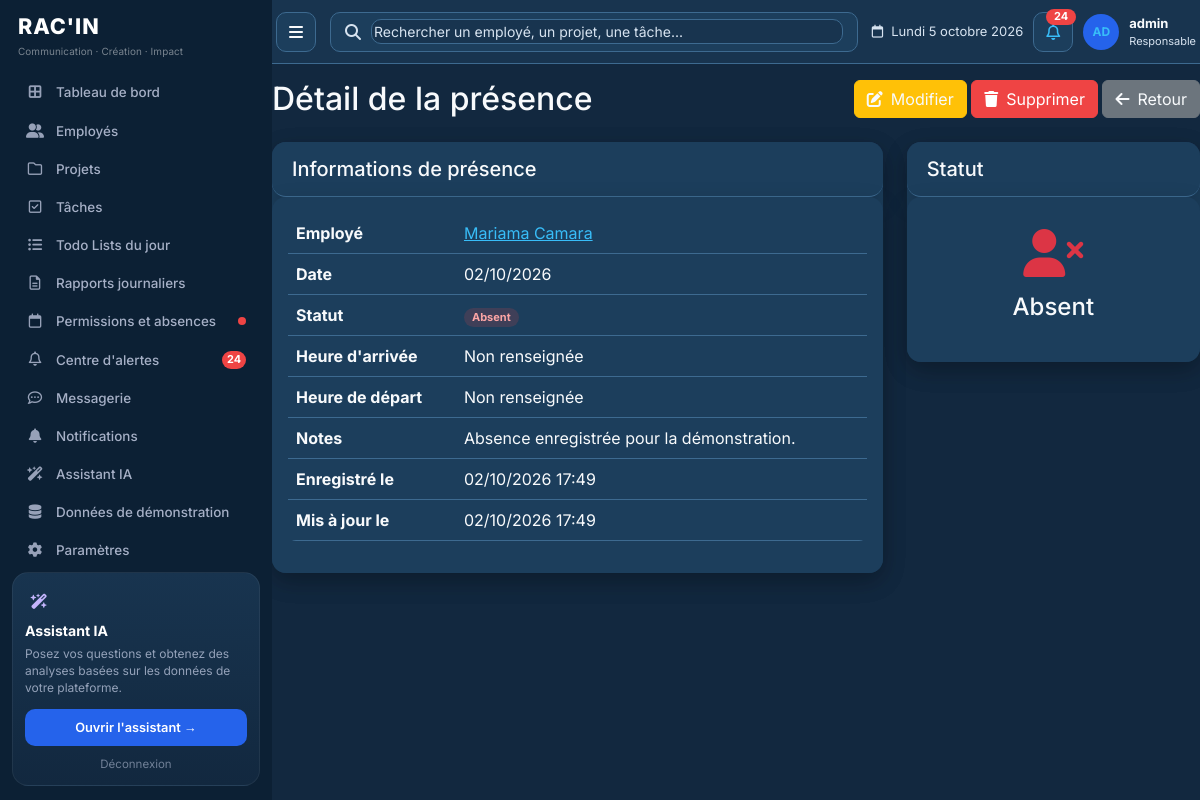
The app's page /attendance/3/ (signed in) with its own data.
### authentication/models.py (models this page shows, shortened)
class User(AbstractUser):
    ROLE_CHOICES = [
        ('admin', _('Administrateur')),
        ('employee', _('Employé')),
    ]
    GENDER_CHOICES = [
        ('M', _('Homme')),
        ('F', _('Femme')),
        ('O', _('Autre')),
    ]
    role = models.CharField(
        max_length=20,
        choices=ROLE_CHOICES,
        default='employee',
        verbose_name=_('Rôle')
    )
    photo = models.ImageField(
        upload_to='profile_photos/',
        blank=True,
        null=True,
        verbose_name=_('Photo de profil')
    )
    phone = models.CharField(
        max_length=20,
        blank=True,
        verbose_name=_('Téléphone')
    )
    birth_date = models.DateField(
        blank=True,
        null=True,
        verbose_name=_('Date de naissance')
    )
    gender = models.CharField(
        max_length=1,
        choices=GENDER_CHOICES,
        blank=True,
        null=True,
        verbose_name=_('Genre')
    )
    address = models.TextField(
        blank=True,
        verbose_name=_('Adresse')
    )
    bio = models.TextField(
        blank=True,
        verbose_name=_('Bio')
    )
    is_demo = models.BooleanField(
        default=False,
        verbose_name=_('Donnée de démonstration'),
        help_text=_("Compte créé par le générateur. Il ne représente pas un employé réel."),
    )
    class Meta:
        verbose_name = _('Utilisateur')
        verbose_name_plural = _('Utilisateurs')
    def is_admin(self):
        return self.role == 'admin'

### attendance/models.py (models this page shows, shortened)
class Attendance(models.Model):
    STATUS_CHOICES = [
        ('present', _('Présent')),
        ('absent', _('Absent')),
        ('late', _('Retard')),
    ]
    employee = models.ForeignKey(
        Employee,
        on_delete=models.CASCADE,
        related_name='attendances',
        verbose_name=_('Employé')
    )
    date = models.DateField(
        verbose_name=_('Date')
    )
    status = models.CharField(
        max_length=20,
        choices=STATUS_CHOICES,
        default='present',
        verbose_name=_('Statut')
    )
    check_in_time = models.TimeField(
        blank=True,
        null=True,
        verbose_name=_('Heure d\'arrivée')
    )
    check_out_time = models.TimeField(
        blank=True,
        null=True,
        verbose_name=_('Heure de départ')
    )
    notes = models.TextField(
        blank=True,
        verbose_name=_('Notes')
    )
    created_at = models.DateTimeField(
        auto_now_add=True,
        verbose_name=_('Créé le')
    )
    updated_at = models.DateTimeField(
        auto_now=True,
        verbose_name=_('Mis à jour le')
    )
    class Meta:
        verbose_name = _('Présence')
        verbose_name_plural = _('Présences')
        ordering = ['-date', 'employee']
        unique_together = ['employee', 'date']

### employees/models.py (models this page shows, shortened)
class Employee(models.Model):
    STATUS_CHOICES = [
        ('active', _('Actif')),
        ('inactive', _('Inactif')),
        ('on_leave', _('En congé')),
    ]
    POSITION_CHOICES = [
        ('designer', _('Designer')),
        ('developer', _('Développeur')),
        ('project_manager', _('Chef de projet')),
        ('marketing', _('Marketing')),
        ('content_writer', _('Rédacteur')),
        ('account_manager', _('Account Manager')),
        ('community_manager', _('Community Manager')),
        ('communication', _('Chargé de communication')),
        ('other', _('Autre')),
    ]
    user = models.OneToOneField(
        User,
        on_delete=models.CASCADE,
        related_name='employee_profile',
        verbose_name=_('Utilisateur')
    )
    position = models.CharField(
        max_length=50,
        choices=POSITION_CHOICES,
        verbose_name=_('Poste')
    )
    hire_date = models.DateField(
        verbose_name=_('Date d\'embauche')
    )
    status = models.CharField(
        max_length=20,
        choices=STATUS_CHOICES,
        default='active',
        verbose_name=_('Statut')
    )
    department = models.CharField(
        max_length=100,
        blank=True,
        verbose_name=_('Département')
    )
    salary = models.DecimalField(
        max_digits=10,
        decimal_places=2,
        blank=True,
        null=True,
        verbose_name=_('Salaire')
    )
    created_at = models.DateTimeField(
        auto_now_add=True,
        verbose_name=_('Créé le')
    )
    updated_at = models.DateTimeField(
        auto_now=True,
        verbose_name=_('Mis à jour le')
    )
    class Meta:
        verbose_name = _('Employé')
        verbose_name_plural = _('Employés')
        ordering = ['-hire_date']
    @property
    def full_name(self):
        return f"{self.user.first_name} {self.user.last_name}"

### attendance/views.py (the view)
# urls.py: path('<int:pk>/', views.attendance_detail, name='detail'),
@login_required
def attendance_detail(request, pk):
    attendance = get_object_or_404(Attendance, pk=pk)
    return render(request, 'attendance/attendance_detail.html', {'attendance': attendance})

### templates/attendance/attendance_detail.html (shortened to what this page needs)
{% extends 'base.html' %}
{% block content %}
<div class="d-flex justify-content-between align-items-center mb-4">
    <h2 class="mb-0">Détail de la présence</h2>
    <div>
        <a href="{% url 'attendance:update' attendance.pk %}" class="btn btn-warning">
            <i class="fas fa-edit me-2"></i>Modifier
        </a>
        <a href="{% url 'attendance:delete' attendance.pk %}" class="btn btn-danger">
            <i class="fas fa-trash me-2"></i>Supprimer
        </a>
        <a href="{% url 'attendance:list' %}" class="btn btn-secondary">
            <i class="fas fa-arrow-left me-2"></i>Retour
        </a>
    </div>
</div>
<div class="row">
    <div class="col-md-8">
        <div class="card">
            <div class="card-header">
                <h5 class="mb-0">Informations de présence</h5>
            </div>
            <div class="card-body">
                <table class="table">
                    <tbody>
                        <tr>
                            <td><strong>Employé</strong></td>
                            <td><a href="{% url 'employees:detail' attendance.employee.pk %}">{{ attendance.employee.full_name }}</a></td>
                        </tr>
                        <tr>
                            <td><strong>Date</strong></td>
                            <td>{{ attendance.date|date:"d/m/Y" }}</td>
                        </tr>
                        <tr>
                            <td><strong>Statut</strong></td>
                            <td>
                                {% if attendance.status == 'present' %}
                                    <span class="badge bg-success">Présent</span>
                                {% elif attendance.status == 'absent' %}
                                    <span class="badge bg-danger">Absent</span>
                                {% else %}
                                    <span class="badge bg-warning">Retard</span>
                                {% endif %}
                            </td>
                        </tr>
                        <tr>
                            <td><strong>Heure d'arrivée</strong></td>
                            <td>{{ attendance.check_in_time|date:"H:i"|default:"Non renseignée" }}</td>
                        </tr>
                        <tr>
                            <td><strong>Heure de départ</strong></td>
                            <td>{{ attendance.check_out_time|date:"H:i"|default:"Non renseignée" }}</td>
                        </tr>
                        <tr>
                            <td><strong>Notes</strong></td>
                            <td>{{ attendance.notes|default:"Aucune note" }}</td>
                        </tr>
                        <tr>
                            <td><strong>Enregistré le</strong></td>
                            <td>{{ attendance.created_at|date:"d/m/Y H:i" }}</td>
                        </tr>
                        <tr>
                            <td><strong>Mis à jour le</strong></td>
                            <td>{{ attendance.updated_at|date:"d/m/Y H:i" }}</td>
                        </tr>
                    </tbody>
                </table>
            </div>
        </div>
    </div>
    <div class="col-md-4">
        <div class="card">
            <div class="card-header">
                <h5 class="mb-0">Statut</h5>
            </div>
            <div class="card-body">
                <div class="text-center py-3">
                    {% if attendance.status == 'present' %}
                        <i class="fas fa-user-check fa-3x text-success mb-3"></i>
                        <h4>Présent</h4>
                    {% elif attendance.status == 'absent' %}
                        <i class="fas fa-user-times fa-3x text-danger mb-3"></i>
                        <h4>Absent</h4>
                    {% else %}
                        <i class="fas fa-user-clock fa-3x text-warning mb-3"></i>
                        <h4>Retard</h4>
                    {% endif %}
                </div>
            </div>
        </div>
    </div>
</div>
{% endblock %}

### templates/base.html (shortened to what this page needs)
{% load static %}
<!DOCTYPE html>
<html lang="fr">
<head>
    <link href="https://cdn.jsdelivr.net/npm/bootstrap@5.3.0/dist/css/bootstrap.min.css" rel="stylesheet">
    <link href="https://cdnjs.cloudflare.com/ajax/libs/font-awesome/6.4.0/css/all.min.css" rel="stylesheet">
    <link rel="stylesheet" href="{% static 'css/platform.css' %}?v=3">
</head>
<body class="{% block body_class %}{% endblock %}">
    {% if user.is_authenticated %}
    <div class="container-fluid">
        <div class="row app-row">
            <div class="sidebar sidebar-racin p-0">
                <div class="racin-brand">
                    <div class="racin-logo">RAC'IN</div>
                    <div class="racin-tag">Communication · Création · Impact</div>
                </div>
                <nav class="sidebar-nav nav flex-column">
                    {% if user.is_admin %}
                    <a class="nav-link {% if request.resolver_match.url_name == 'home' and request.resolver_match.namespace == 'dashboard' %}active{% endif %}" href="{% url 'dashboard:home' %}">
                        <i class="fas fa-border-all"></i> Tableau de bord
                    </a>
                    <a class="nav-link {% if request.resolver_match.namespace == 'employees' %}active{% endif %}" href="{% url 'employees:list' %}">
                        <i class="fas fa-user-friends"></i> Employés
                    </a>
                    <a class="nav-link {% if request.resolver_match.namespace == 'projects' %}active{% endif %}" href="{% url 'projects:list' %}">
                        <i class="far fa-folder"></i> Projets
                    </a>
                    <a class="nav-link {% if request.resolver_match.namespace == 'tasks' and request.resolver_match.url_name != 'daily' %}active{% endif %}" href="{% url 'tasks:list' %}">
                        <i class="far fa-check-square"></i> Tâches
                    </a>
                    <a class="nav-link {% if request.resolver_match.namespace == 'tasks' and request.resolver_match.url_name == 'daily' %}active{% endif %}" href="{% url 'tasks:daily' %}">
                        <i class="fas fa-list-ul"></i> Todo Lists du jour
                    </a>
                    <a class="nav-link {% if request.resolver_match.namespace == 'reports' %}active{% endif %}" href="{% url 'reports:list' %}">
                        <i class="far fa-file-alt"></i> Rapports journaliers
                    </a>
                    <a class="nav-link {% if request.resolver_match.namespace == 'permissions' %}active{% endif %}" href="{% url 'permissions:list' %}">
                        <i class="far fa-calendar"></i> Permissions et absences
                        {% if sidebar_pending_permissions %}<span class="racin-dot"></span>{% endif %}
                    </a>
                    <a class="nav-link {% if request.resolver_match.url_name == 'delay_detection' %}active{% endif %}" href="{% url 'decision_ai:delay_detection' %}">
                        <i class="far fa-bell"></i> Centre d'alertes
                        {% if sidebar_unread_messages %}<span class="racin-badge">{{ sidebar_unread_messages }}</span>{% endif %}
                    </a>
                    <a class="nav-link {% if request.resolver_match.namespace == 'messaging' %}active{% endif %}" href="{% url 'messaging:inbox' %}">
                        <i class="far fa-comment-dots"></i> Messagerie
                    </a>
                    <a class="nav-link {% if request.resolver_match.namespace == 'notifications' %}active{% endif %}" href="{% url 'notifications:list' %}">
                        <i class="fas fa-bell"></i> Notifications
                    </a>
                    <a class="nav-link {% if request.resolver_match.url_name == 'assistant' %}active{% endif %}" href="{% url 'decision_ai:assistant' %}">
                        <i class="fas fa-wand-magic-sparkles"></i> Assistant IA
                    </a>
                    <a class="nav-link {% if request.resolver_match.url_name == 'demo_data' %}active{% endif %}" href="{% url 'employees:demo_data' %}">
                        <i class="fas fa-database"></i> Données de démonstration
                    </a>
                    <a class="nav-link {% if request.resolver_match.namespace == 'authentication' and request.resolver_match.url_name != 'logout' %}active{% endif %}" href="{% url 'authentication:profile' %}">
                        <i class="fas fa-cog"></i> Paramètres
                    </a>
                    {% endif %}
                </nav>
                {% if user.is_admin %}
                {% block sidebar_card %}
                <div class="racin-ai">
                    <div class="racin-ai-icon"><i class="fas fa-wand-magic-sparkles"></i></div>
                    <h6>Assistant IA</h6>
                    <p>Posez vos questions et obtenez des analyses basées sur les données de votre plateforme.</p>
                    <a class="racin-ai-btn" href="{% url 'decision_ai:assistant' %}">Ouvrir l'assistant →</a>
                    <a class="racin-logout" href="{% url 'authentication:logout' %}">Déconnexion</a>
                </div>
                {% endblock %}
                {% endif %}
            </div>
            <div class="racin-content">
                <header class="app-header">
                    <button class="app-icon-btn" type="button" id="app-menu" aria-label="Menu"><i class="fas fa-bars"></i></button>
                    <form class="app-search" method="get" action="{% url 'dashboard:search' %}">
                        <i class="fas fa-search"></i>
                        <input type="search" name="q" placeholder="{% if user.is_admin %}Rechercher un employé, un projet, une tâche...{% else %}Rechercher un projet, une tâche...{% endif %}" aria-label="Recherche">
                    </form>
                    <div class="app-tools">
                        <div class="app-date"><i class="far fa-calendar"></i> {{ header_date_label }}</div>
                        <a class="app-icon-btn" href="{% url 'notifications:list' %}" aria-label="Notifications">
                            <i class="far fa-bell"></i>
                            {% if sidebar_unread_messages %}<span class="app-badge">{{ sidebar_unread_messages }}</span>{% endif %}
                        </a>
                        <a class="app-user" href="{% url 'authentication:profile' %}">
                            <span class="app-avatar">{{ header_initials }}</span>
                            <span><strong>{{ header_name }}</strong><span>{{ header_role }}</span></span>
                        </a>
                    </div>
                </header>
    {% endif %}
                {% block content %}{% endblock %}
    {% if user.is_authenticated %}
            </div>
        </div>
    </div>
    {% else %}
    </div>
    {% endif %}
</body>
</html>

### records on screen
User: username "admin"
Attendance: employee.full_name "Mariama Camara", date "02/10/2026", check_in_time "Non renseignée", check_out_time "Non renseignée", notes "Absence enregistrée pour la démonstration.", created_at "02/10/2026 17:49", updated_at "02/10/2026 17:49"

### other values on screen
{{ sidebar_unread_messages }} "24"
{{ header_date_label }} "Lundi 5 octobre 2026"
{{ header_initials }} "AD"
{{ header_role }} "Responsable"
